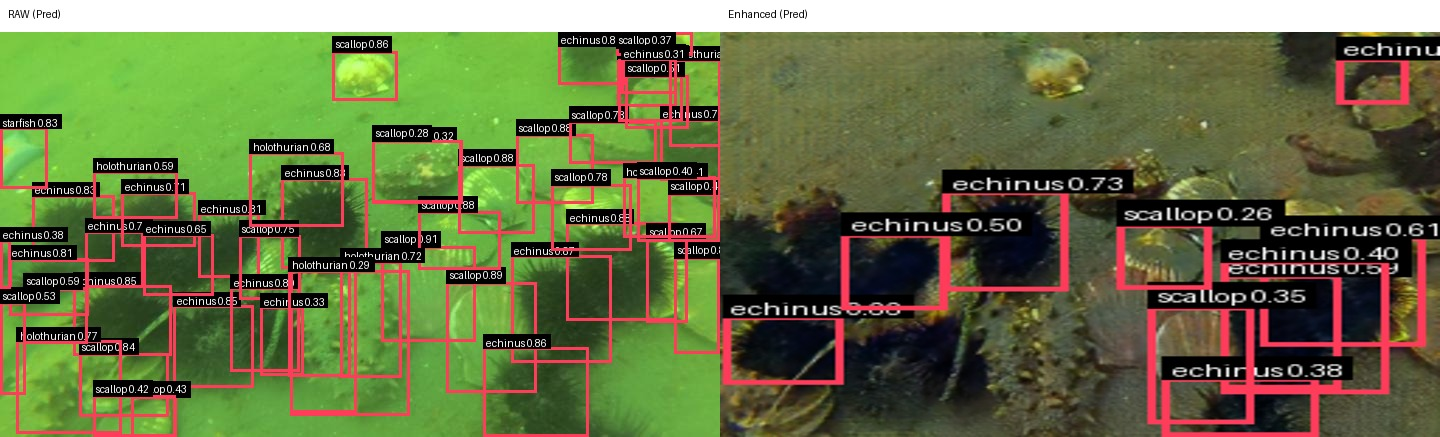
#> input picture 人工智能创新赛/人工智能创新赛_附件材料提交版/05_代表性结果/检测对照图.jpg, 1440 x 437 px
$ python -i '论文附录_水下图像增强纯代码.py'   (imports and definitions only)   (older library calls are emulated)
#> lines starting #> are read from the running program, lines starting #| are printed output that depends on the picture
#> further down, picture is the input picture: shape (437, 1440, 3); mean B, G, R 70, 112.3, 104.7
import subprocess
import sys
from pathlib import Path

import cv2
import numpy as np
import torch


# [21 lines left out: functions _read_bgr, _write_png, _gray_world_wb, not called in this run]


def _clahe_lab(img, clip_limit=2.0, tile_grid_size=(8, 8)):
#> called with clip_limit = 2, tile_grid_size = (8, 8)
    lab = cv2.cvtColor(img, cv2.COLOR_BGR2LAB)
#> lab: shape (437, 1440, 3); mean of channels 0, 1, 2 116.4, 118.9, 150.8
    l, a, b = cv2.split(lab)
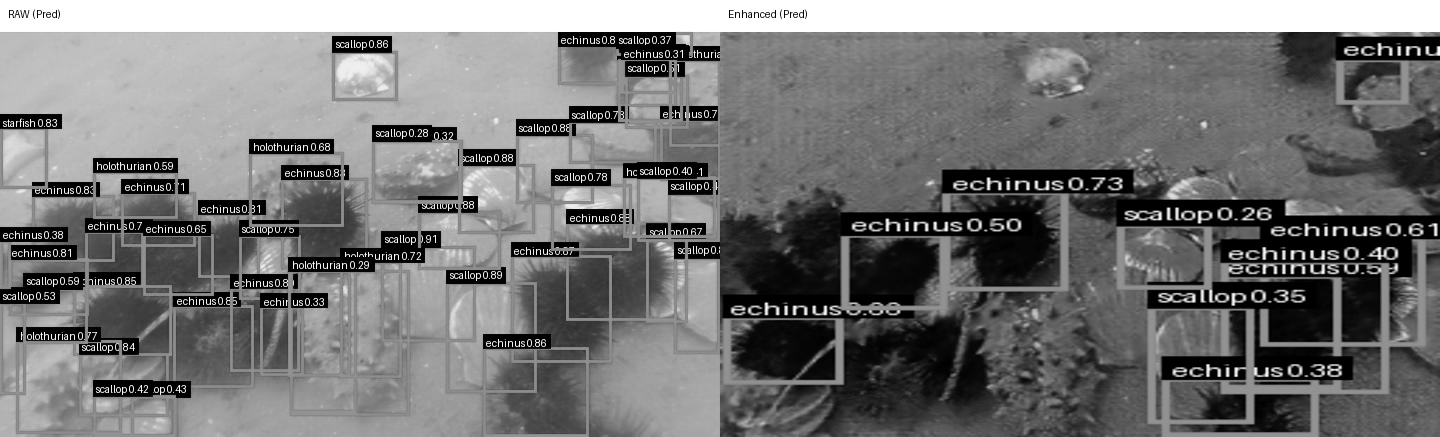
#> l: shape (437, 1440); min 0, max 255, mean 116.4
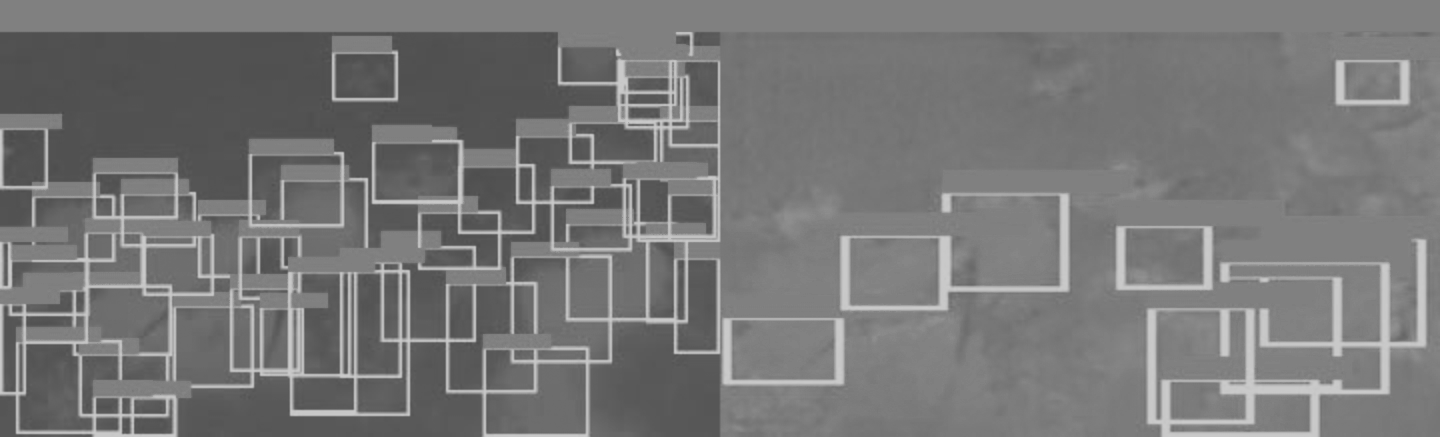
#> a: shape (437, 1440); min 74, max 203, mean 118.9
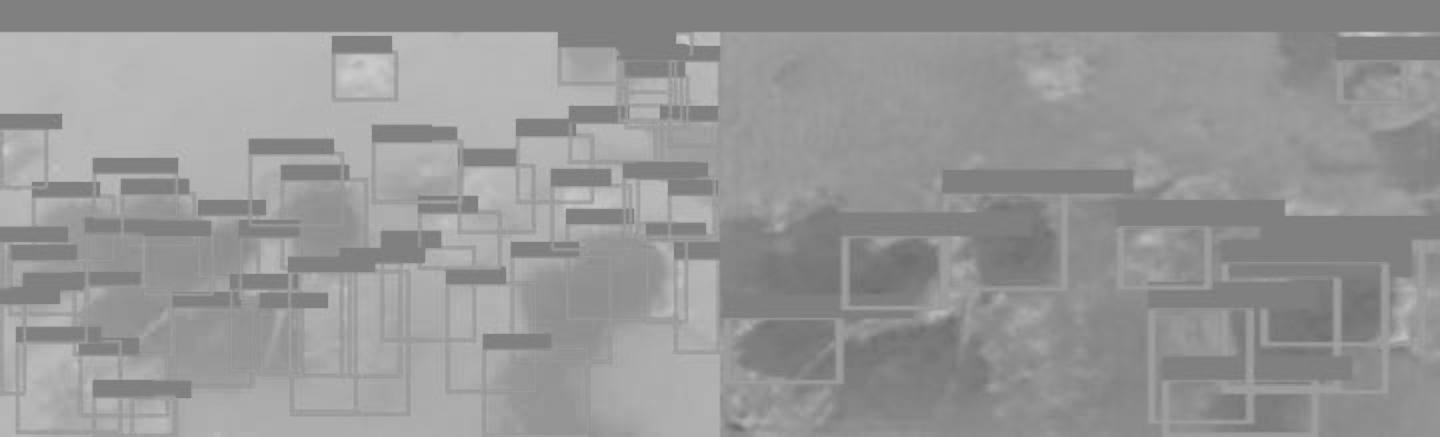
#> b: shape (437, 1440); min 108, max 204, mean 150.8
    clahe = cv2.createCLAHE(clipLimit=float(clip_limit), tileGridSize=tile_grid_size)
    l2 = clahe.apply(l)
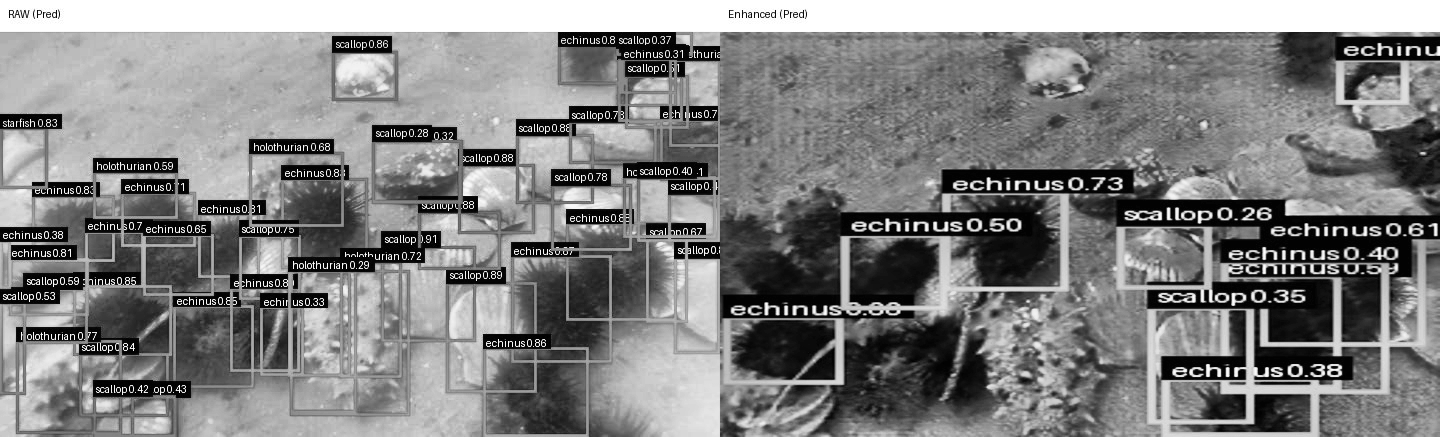
#> l2: shape (437, 1440); min 0, max 255, mean 128.9
    out = cv2.merge([l2, a, b])
#> out: shape (437, 1440, 3); mean of channels 0, 1, 2 128.9, 118.9, 150.8
    return cv2.cvtColor(out, cv2.COLOR_LAB2BGR)
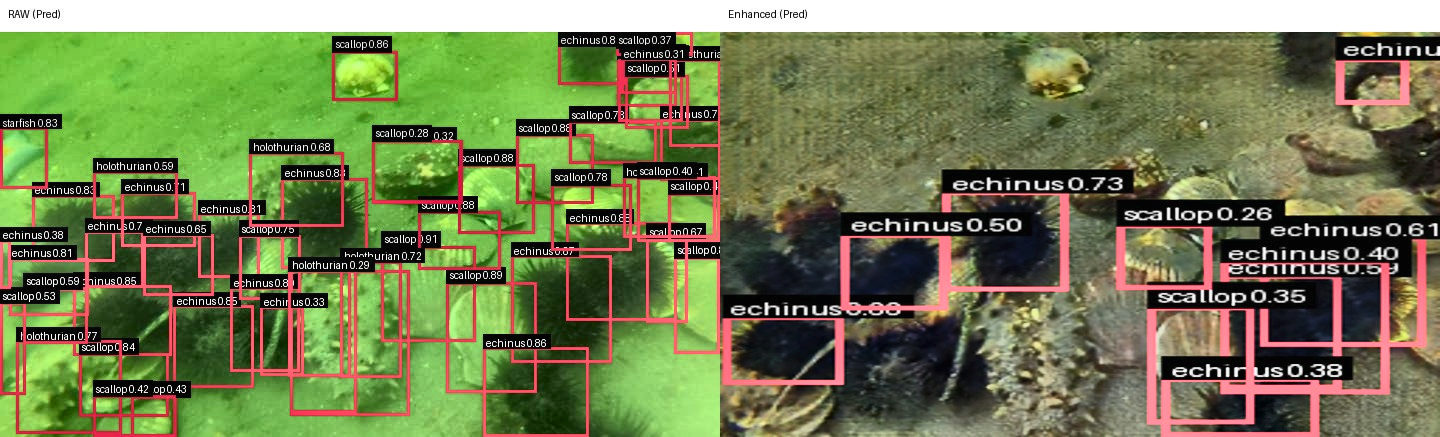
#> returned value: shape (437, 1440, 3); mean B, G, R 82, 125.3, 116.3


# [20 lines left out: functions _gamma, apply_traditional_method, not called in this run]


def compute_psnr(img1, img2):
    return cv2.PSNR(img1, img2)


# [133 lines left out: functions compute_uciqe, _trimmed_stats, _eme, _compute_uicm, _compute_uism, _compute_uiconm and 4 more, not called in this run]


class CycleGANEnhancementLoss:
    # [240 lines left out: functions __init__, _color_stats_loss, _gray_world_loss, _structure_grad_loss, _tv_loss, _to_vgg_input and 6 more, not called in this run]

>>> import cv2
>>> picture = cv2.imread('人工智能创新赛/人工智能创新赛_附件材料提交版/05_代表性结果/检测对照图.jpg')
>>> result = _clahe_lab(picture)

$ run again, on 人工智能创新赛/人工智能创新赛_附件材料提交版/05_代表性结果/输入图像.jpg
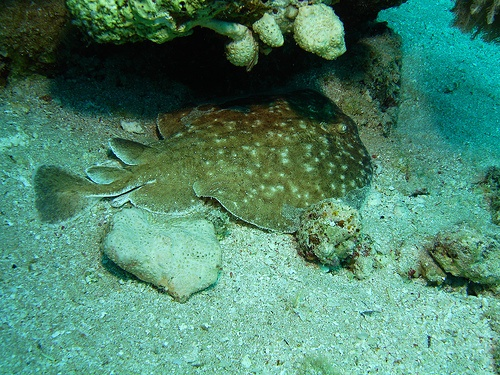
#> input picture 人工智能创新赛/人工智能创新赛_附件材料提交版/05_代表性结果/输入图像.jpg, 500 x 375 px
#> picture is the input picture: shape (375, 500, 3); mean B, G, R 107.2, 132, 77.4
#> lab: shape (375, 500, 3); mean of channels 0, 1, 2 127.4, 105.7, 136.1
#> in _clahe_lab, `l2 = clahe.apply(l)`:
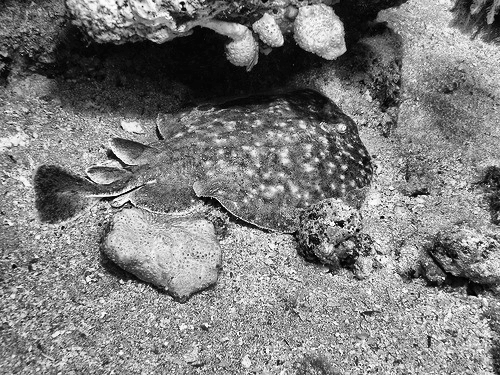
#> l2: shape (375, 500); min 0, max 255, mean 125.5
#> out: shape (375, 500, 3); mean of channels 0, 1, 2 125.5, 105.7, 136.1
#> in _clahe_lab, `return cv2.cvtColor(out, cv2.COLOR_LAB2BGR)`:
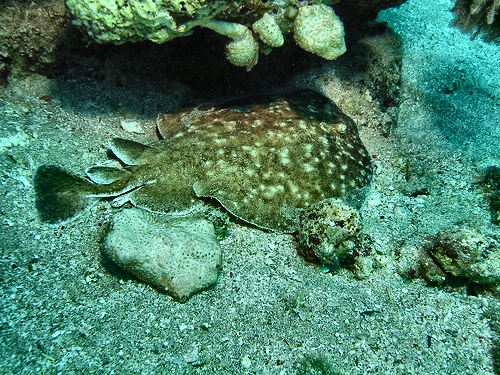
#> returned value: shape (375, 500, 3); mean B, G, R 105.7, 130.2, 76.8

$ run again, on 人工智能创新赛/人工智能创新赛_附件材料提交版/05_代表性结果/原图检测可视化.png
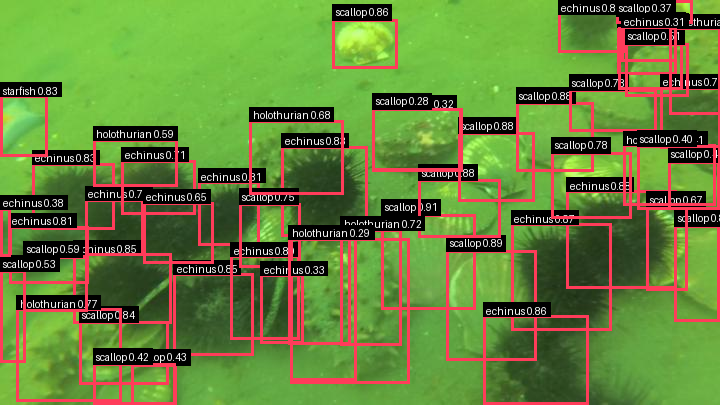
#> input picture 人工智能创新赛/人工智能创新赛_附件材料提交版/05_代表性结果/原图检测可视化.png, 720 x 405 px
#> picture is the input picture: shape (405, 720, 3); mean B, G, R 58.6, 129.4, 103.8
#> lab: shape (405, 720, 3); mean of channels 0, 1, 2 132.5, 107.8, 163.8
#> in _clahe_lab, `l2 = clahe.apply(l)`:
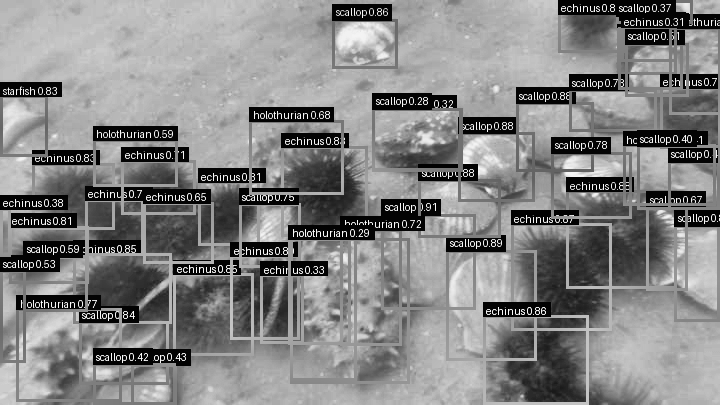
#> l2: shape (405, 720); min 2, max 254, mean 131.8
#> out: shape (405, 720, 3); mean of channels 0, 1, 2 131.8, 107.8, 163.8
#> in _clahe_lab, `return cv2.cvtColor(out, cv2.COLOR_LAB2BGR)`:
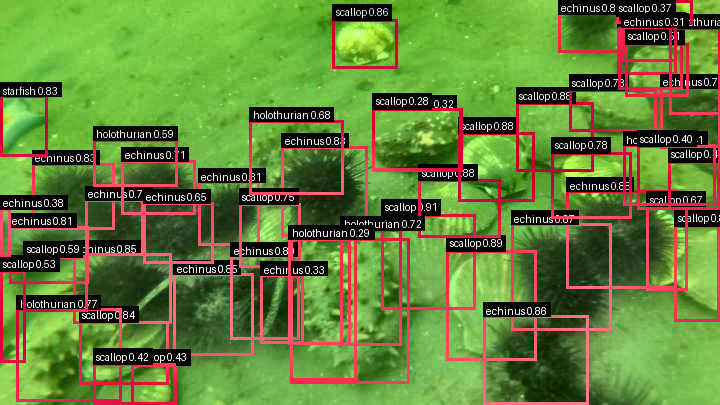
#> returned value: shape (405, 720, 3); mean B, G, R 58.2, 128.6, 102.4
